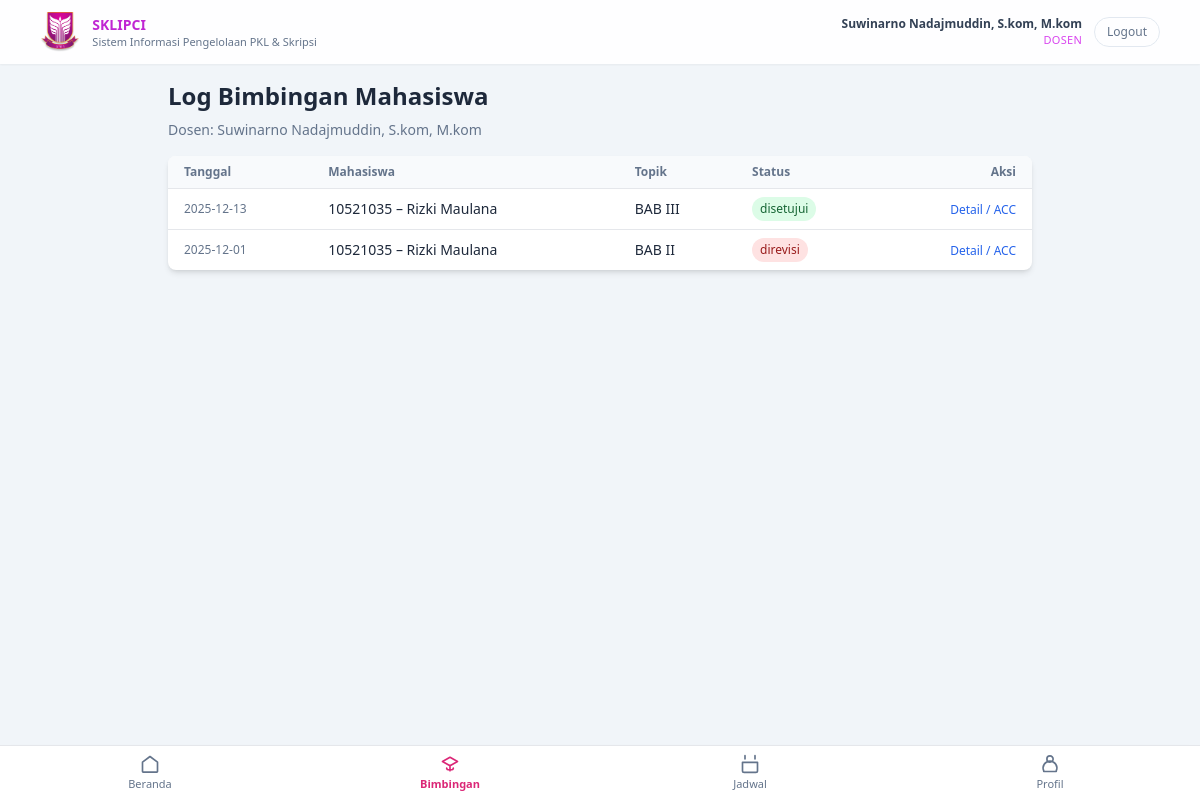
The page /?r=dosen/logbimbinganIndex (signed in) on the database its author committed.
### tables this page shows
CREATE TABLE `dosen` (
  `id` int(11) NOT NULL,
  `user_id` int(11) NOT NULL,
  `nip` varchar(30) NOT NULL,
  `nama` varchar(100) NOT NULL,
  `prodi_id` int(11) NOT NULL,
  `no_hp` varchar(20) DEFAULT NULL,
  `created_at` timestamp NOT NULL DEFAULT current_timestamp()
);

CREATE TABLE `log_bimbingan` (
  `id` int(11) NOT NULL,
  `mahasiswa_id` int(11) NOT NULL,
  `dosen_id` int(11) NOT NULL,
  `tanggal` date NOT NULL,
  `topik` varchar(255) NOT NULL,
  `catatan_mahasiswa` text DEFAULT NULL,
  `catatan_dosen` text DEFAULT NULL,
  `status` enum('diajukan','disetujui','direvisi') NOT NULL DEFAULT 'diajukan',
  `created_at` timestamp NOT NULL DEFAULT current_timestamp(),
  `updated_at` timestamp NULL DEFAULT NULL
);

CREATE TABLE `mahasiswa` (
  `id` int(11) NOT NULL,
  `user_id` int(11) NOT NULL,
  `nim` varchar(30) NOT NULL,
  `nama` varchar(100) NOT NULL,
  `prodi_id` int(11) NOT NULL,
  `no_hp` varchar(20) DEFAULT NULL,
  `kelas` varchar(50) DEFAULT NULL,
  `angkatan` varchar(10) DEFAULT NULL,
  `semester` int(11) DEFAULT NULL,
  `created_at` timestamp NOT NULL DEFAULT current_timestamp()
);

### app/controller/DosenController.php (called while the page is built, shortened)
<?php
class DosenController extends Controller
{
    private function getDosenAktif(): ?array
    {
        $userId = (int)$_SESSION['user']['id'];
        $conn   = db();
        $stmt = $conn->prepare("
            SELECT d.*
            FROM dosen d
            WHERE d.user_id = ?
            LIMIT 1
        ");
        $stmt->bind_param('i', $userId);
        $stmt->execute();
        $result = $stmt->get_result();
        $dosen  = $result->fetch_assoc();
        return $dosen ?: null;
    }
    public function logBimbinganIndex(): void
    {
        $dosen = $this->getDosenAktif();
        $conn = db();
        $stmt = $conn->prepare("
            SELECT lb.*, m.nim, m.nama AS nama_mhs
            FROM log_bimbingan lb
            JOIN mahasiswa m ON lb.mahasiswa_id = m.id
            WHERE lb.dosen_id = ?
            ORDER BY lb.tanggal DESC, lb.created_at DESC
        ");
        $stmt->bind_param('i', $dosen['id']);
        $stmt->execute();
        $result = $stmt->get_result();
        $items  = $result->fetch_all(MYSQLI_ASSOC);
        $this->view('dosen/log_bimbingan/index', compact('title', 'items', 'dosen'));
    }
}

### index.php (called while the page is built, shortened)
<?php
$route = $_GET['r'] ?? 'public/home';
$route = trim($route, '/');
list($controllerPart, $method) = array_pad(explode('/', $route), 2, null);
$method         = $method ?: 'home';
$controller = new $controllerClass();
call_user_func([$controller, $method]);

### app/view/dosen/log_bimbingan/index.php (the view, shortened to what this page needs)
<?php include __DIR__ . '/../../partials/header.php'; ?>
<?php
$badgeStatus = [
    'diajukan'   => 'bg-yellow-100 text-yellow-800',
    'disetujui'  => 'bg-green-100 text-green-800',
    'direvisi'   => 'bg-red-100 text-red-800',
];
?>
<main class="flex-1 pb-16 md:pb-0 bg-slate-100">
    <div class="max-w-4xl mx-auto px-4 py-4">
        <h1 class="text-xl md:text-2xl font-semibold mb-2">
            Log Bimbingan Mahasiswa
        </h1>
        <p class="text-sm text-slate-500 mb-4">
            Dosen: <?= htmlspecialchars($dosen['nama'] ?? ''); ?>
        </p>
        <div class="bg-white shadow-md rounded-lg overflow-x-auto">
            <table class="min-w-full text-sm">
                <thead class="bg-slate-50">
                    <tr>
                        <th class="px-4 py-2 text-left text-xs font-semibold text-slate-500">Tanggal</th>
                        <th class="px-4 py-2 text-left text-xs font-semibold text-slate-500">Mahasiswa</th>
                        <th class="px-4 py-2 text-left text-xs font-semibold text-slate-500">Topik</th>
                        <th class="px-4 py-2 text-left text-xs font-semibold text-slate-500">Status</th>
                        <th class="px-4 py-2 text-right text-xs font-semibold text-slate-500">Aksi</th>
                    </tr>
                </thead>
                <tbody>
                    <?php if (empty($items)): ?>
                        <tr>
                            <td colspan="5" class="px-4 py-4 text-center text-slate-500">
                                Belum ada log bimbingan dari mahasiswa.
                            </td>
                        </tr>
                    <?php else: ?>
                        <?php foreach ($items as $row): ?>
                            <?php
                            $status     = $row['status'];
                            $badgeClass = $badgeStatus[$status] ?? 'bg-slate-100 text-slate-700';
                            ?>
                            <tr class="border-t">
                                <td class="px-4 py-2 text-xs text-slate-500">
                                    <?= htmlspecialchars($row['tanggal']); ?>
                                </td>
                                <td class="px-4 py-2 text-sm">
                                    <?= htmlspecialchars($row['nim']); ?> – <?= htmlspecialchars($row['nama_mhs']); ?>
                                </td>
                                <td class="px-4 py-2 text-sm">
                                    <?= htmlspecialchars($row['topik']); ?>
                                </td>
                                <td class="px-4 py-2">
                                    <span class="inline-flex px-2 py-1 rounded-full text-xs <?= $badgeClass; ?>">
                                        <?= htmlspecialchars($status); ?>
                                    </span>
                                </td>
                                <td class="px-4 py-2 text-right">
                                    <a href="<?= BASE_URL; ?>/?r=dosen/logBimbinganDetail&id=<?= $row['id']; ?>"
                                        class="text-xs text-blue-600 hover:underline">
                                        Detail / ACC
                                    </a>
                                </td>
                            </tr>
                        <?php endforeach; ?>
                    <?php endif; ?>
                </tbody>
            </table>
        </div>
    </div>
    <?php include __DIR__ . '/../../partials/dosen/bottom-nav.php';
    ?>
</main>
<?php include __DIR__ . '/../../partials/footer.php'; ?>

### app/view/partials/header.php (shortened to what this page needs)
<?php
$user         = $_SESSION['user'] ?? null;
?>
<!DOCTYPE html>
<html lang="id">
<head>
    <script src="https://cdn.tailwindcss.com"></script>
    <link rel="stylesheet" href="<?= BASE_URL; ?>/public/css/style.css">
</head>
<body class="bg-slate-100 text-slate-800">
    <div class="min-h-screen flex flex-col">
        <header class="bg-white/90 backdrop-blur shadow-sm sticky top-0 z-30">
            <div class="max-w-6xl mx-auto px-4 py-3 flex items-center justify-between gap-4">
                <div class="flex items-center gap-3">
                    <div class="flex items-center gap-3">
                        <img src="<?= BASE_URL; ?>/public/assets/img/logo.png"
                            alt="Logo Kampus"
                            class="h-10 w-auto object-contain">
                    </div>
                    <div class="leading-tight">
                        <div class="text-sm font-semibold text-slate-800">
                            <span class="text-fuchsia-600">SKLIPCI</span>
                        </div>
                        <div class="text-[11px] text-slate-500">
                            Sistem Informasi Pengelolaan PKL &amp; Skripsi
                        </div>
                    </div>
                </div>
                <div class="flex items-center gap-3">
                    <?php if ($user): ?>
                        <div class="hidden sm:flex flex-col items-end">
                            <span class="text-xs font-semibold text-slate-700">
                                <?= htmlspecialchars($user['nama'] ?? 'User'); ?>
                            </span>
                            <span class="text-[11px] uppercase tracking-wide text-fuchsia-500">
                                <?= htmlspecialchars($user['role'] ?? ''); ?>
                            </span>
                        </div>
                        <a href="<?= BASE_URL; ?>/?r=auth/logout"
                            class="text-xs px-3 py-1.5 rounded-full border border-slate-200 text-slate-500 hover:border-fuchsia-500 hover:text-fuchsia-600">
                            Logout
                        </a>
                    <?php endif; ?>
                </div>
            </div>
        </header>

### public/css/style.css (style rules this page uses)
body { font-family: system-ui, -apple-system, BlinkMacSystemFont, "Segoe UI", sans-serif; }

### rows shown on the page
dosen: nama "Suwinarno Nadajmuddin, S.kom, M.kom"
log_bimbingan: tanggal "2025-12-13", mahasiswa.nim "10521035", mahasiswa.nama "Rizki Maulana", topik "BAB III", status "disetujui"
log_bimbingan: tanggal "2025-12-01", mahasiswa.nim "10521035", mahasiswa.nama "Rizki Maulana", topik "BAB II", status "direvisi"

### other values the page prints
$user['role'] "DOSEN"
